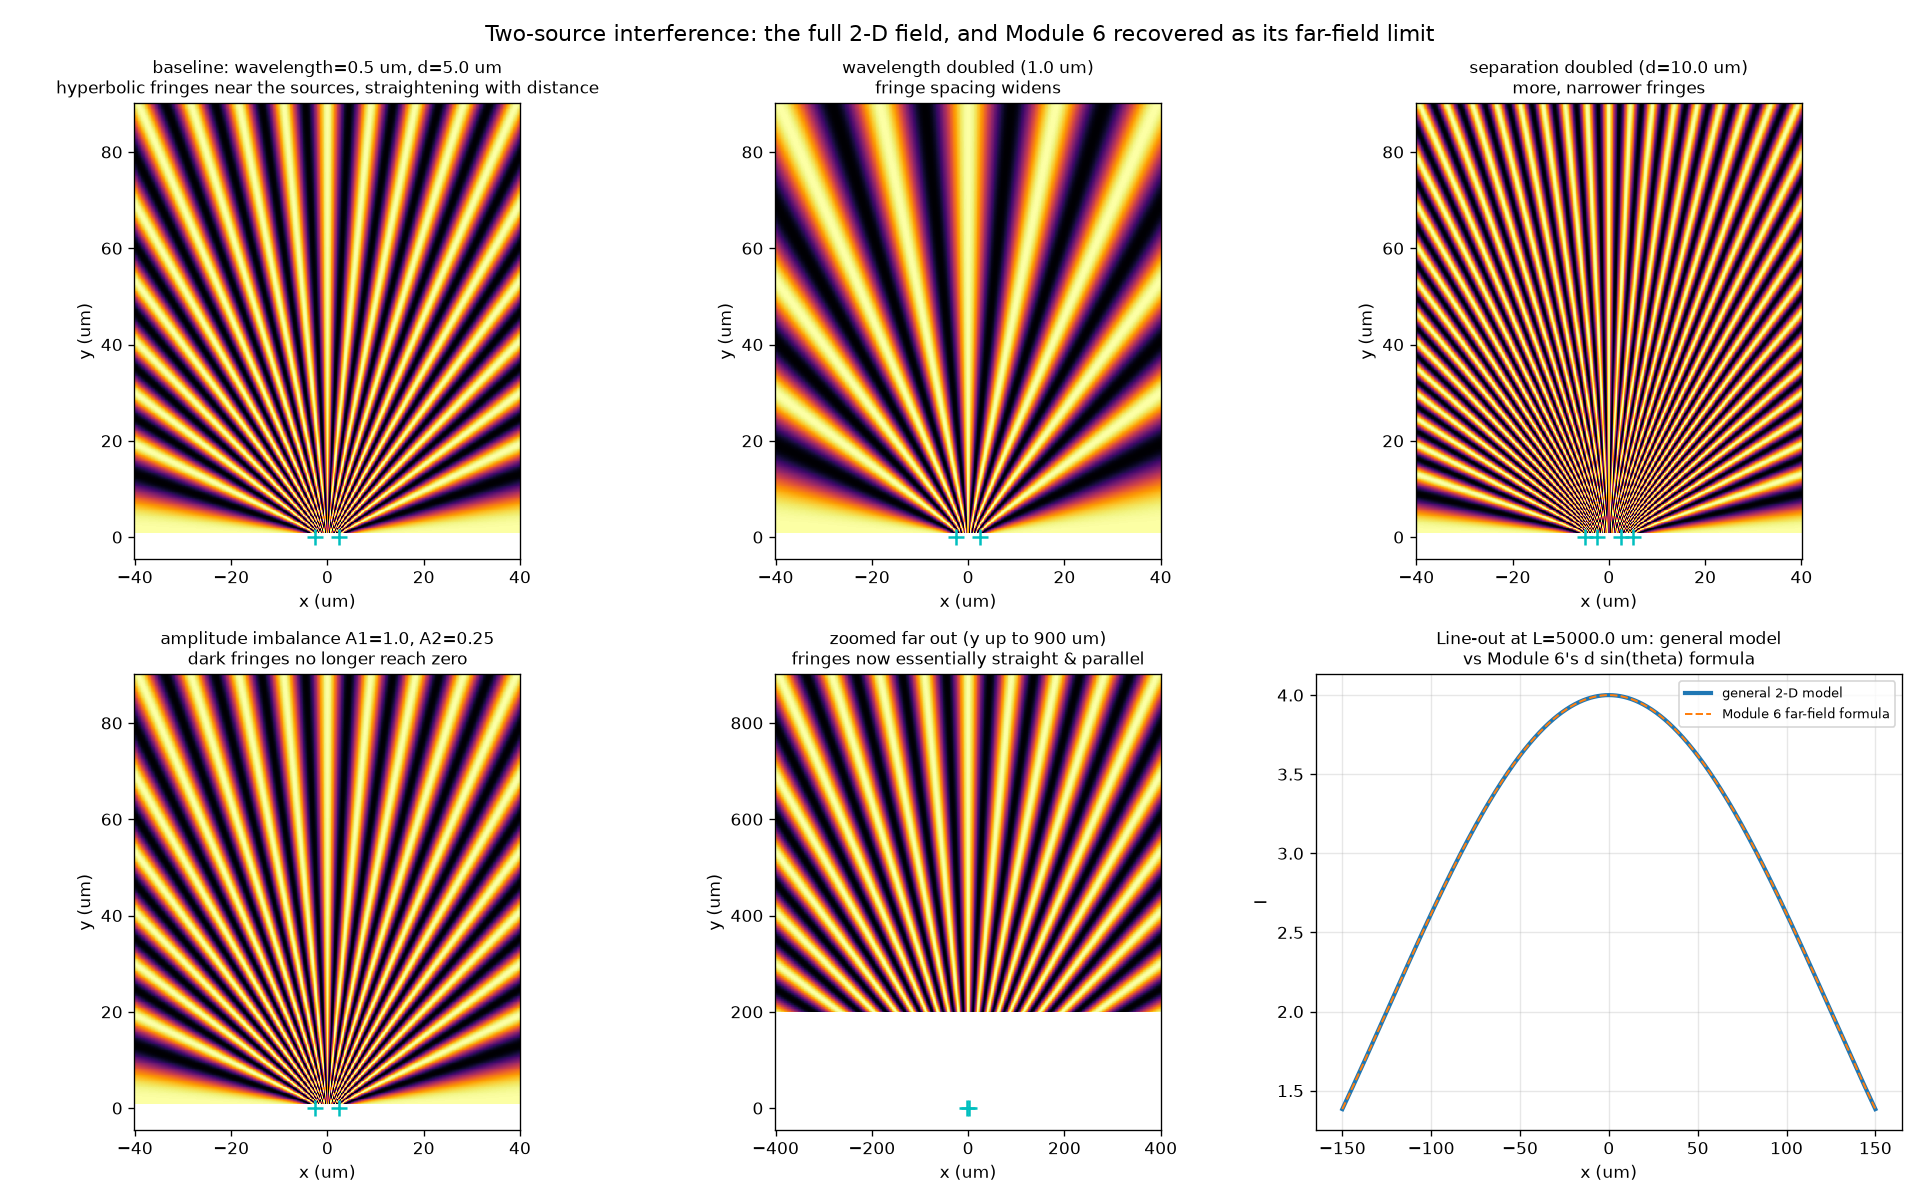

The Python source for this figure:
"""module-8 -- interference_revisited.py  (Computational Exercise: Interference Revisited)

Module 6's double_slit.py computed intensity along a distant screen, using the
FAR-FIELD path-difference approximation dL = d sin(theta) from the start. This
file builds the general two-wave model with no far-field assumption baked in,
then shows the far-field result falls out of it as a special case.

Two coherent point sources, complex amplitude nowhere in sight -- just

    E1 = A1 cos(k r1 - w t)          E2 = A2 cos(k r2 - w t)

r1, r2 the distances from each source to the field point (x, y): a genuine
2-D spatial field, valid arbitrarily close to the sources, not just on a
distant screen.

We never animate the w t oscillation. Time-averaging cos^2 over a cycle is
what turns a field into an INTENSITY, and it only needs the phase difference

    dphi(x, y) = k ( r2(x, y) - r1(x, y) )

    I = < (E1 + E2)^2 >_t = A1^2 + A2^2 + 2 A1 A2 cos(dphi)      (dropping the
                                                overall factor of 1/2 from
                                                <cos^2> = 1/2 -- a constant
                                                scale, not a physical effect)
"""

import numpy as np
import matplotlib.pyplot as plt

WAVELENGTH0 = 0.5     # um (500 nm, green light)
D0 = 5.0              # um, source separation
A1_0, A2_0 = 1.0, 1.0


# ---------------------------------------------------------------------------
# the general two-wave function -- no geometry baked in
# ---------------------------------------------------------------------------
def interference_pattern(A1, A2, phase_difference):
    """Time-averaged two-wave intensity (up to the overall 1/2 from <cos^2>)."""
    return A1**2 + A2**2 + 2.0 * A1 * A2 * np.cos(phase_difference)


# ---------------------------------------------------------------------------
# expand spatially: two point sources, r1(x,y), r2(x,y), dphi(x,y)
# ---------------------------------------------------------------------------
def two_source_field(X, Y, src1, src2, A1, A2, wavelength):
    r1 = np.hypot(X - src1[0], Y - src1[1])
    r2 = np.hypot(X - src2[0], Y - src2[1])
    k = 2.0 * np.pi / wavelength
    dphi = k * (r2 - r1)
    I = interference_pattern(A1, A2, dphi)
    return I, r1, r2, dphi


def make_grid(half_width, y_range, n=500):
    x = np.linspace(-half_width, half_width, n)
    y = np.linspace(*y_range, n)
    return x, y, *np.meshgrid(x, y)


# ---------------------------------------------------------------------------
# far-field closed form (Module 6's double_slit.py formula) -- for validation
# ---------------------------------------------------------------------------
def far_field_intensity(x, L, d, A1, A2, wavelength):
    """I(x) on a screen at distance L, using dL ~= d sin(theta) (Module 6)."""
    k = 2.0 * np.pi / wavelength
    sin_theta = x / np.hypot(x, L)
    return interference_pattern(A1, A2, k * d * sin_theta)


def main():
    src1 = (-D0 / 2, 0.0)
    src2 = (D0 / 2, 0.0)

    print("=" * 78)
    print("INTERFERENCE REVISITED -- the general 2-D two-source field")
    print("=" * 78)
    print(f"sources at x = +/-{D0/2} um (separation {D0} um), wavelength "
          f"{WAVELENGTH0} um, A1=A2={A1_0}")
    print()

    # -- validation: does the general model reduce to Module 6's far-field --
    L_far = 5000.0    # um; d^2/wavelength = 50 um, so L_far is ~100x that
    x_line = np.linspace(-200.0, 200.0, 2000)
    I_general, r1, r2, dphi = two_source_field(x_line, np.full_like(x_line, L_far),
                                               src1, src2, A1_0, A2_0, WAVELENGTH0)
    I_far = far_field_intensity(x_line, L_far, D0, A1_0, A2_0, WAVELENGTH0)
    rel_err = np.abs(I_general - I_far) / (I_general.max())
    print(f"VALIDATION against Module 6's far-field formula, at L = {L_far} um "
          f"(d^2/wavelength = {D0**2/WAVELENGTH0:.0f} um):")
    print(f"   max |I_general - I_farfield| / I_max = {rel_err.max():.2e}")
    print("   The exact two-source field and the d*sin(theta) approximation")
    print("   agree once you are far enough away -- Module 6 was the special")
    print("   case all along.")
    print()

    # -- fringe visibility with amplitude imbalance --------------------
    # evaluate interference_pattern directly at its true extrema (dphi=0,pi)
    # rather than searching a spatial line -- immune to fringe-sampling issues
    for A1, A2 in [(1.0, 1.0), (1.0, 0.5), (1.0, 0.2)]:
        I_max = interference_pattern(A1, A2, 0.0)
        I_min = interference_pattern(A1, A2, np.pi)
        V_measured = (I_max - I_min) / (I_max + I_min)
        V_formula = 2 * A1 * A2 / (A1**2 + A2**2)
        print(f"   A1={A1}, A2={A2}: visibility (Imax-Imin)/(Imax+Imin) = "
              f"{V_measured:.4f}  (formula 2 A1 A2 /(A1^2+A2^2) = {V_formula:.4f})")
    print()
    print("Unequal source strengths never fully cancel: the dark fringes rise")
    print("off zero, and visibility caps out below 1 -- exactly 2 A1 A2/(A1^2+A2^2).")
    print("=" * 78)

    _plot(src1, src2)


def _plot(src1, src2):
    fig, axes = plt.subplots(2, 3, figsize=(16, 10))

    def show(ax, x, y, X, Y, I, title, vmax=None):
        im = ax.pcolormesh(X, Y, I, cmap="inferno", shading="auto", vmax=vmax)
        for s in (src1, src2):
            ax.plot(*s, "c+", ms=10, mew=1.5)
        ax.set_xlabel("x (um)"); ax.set_ylabel("y (um)")
        ax.set_title(title, fontsize=10)
        ax.set_aspect("equal")
        return im

    # (0,0) baseline 2-D map: near-field curvature -> far-field straight fringes
    x, y, X, Y = make_grid(40, (1.0, 90.0))
    I, *_ = two_source_field(X, Y, src1, src2, A1_0, A2_0, WAVELENGTH0)
    show(axes[0, 0], x, y, X, Y, I,
        f"baseline: wavelength={WAVELENGTH0} um, d={D0} um\n"
        f"hyperbolic fringes near the sources, straightening with distance")

    # (0,1) wavelength doubled
    wl2 = 2 * WAVELENGTH0
    I2, *_ = two_source_field(X, Y, src1, src2, A1_0, A2_0, wl2)
    show(axes[0, 1], x, y, X, Y, I2, f"wavelength doubled ({wl2} um)\nfringe spacing widens")

    # (0,2) separation doubled
    src1b, src2b = (-D0, 0.0), (D0, 0.0)
    I3, *_ = two_source_field(X, Y, src1b, src2b, A1_0, A2_0, WAVELENGTH0)
    im3 = show(axes[0, 2], x, y, X, Y, I3, f"separation doubled (d={2*D0} um)\nmore, narrower fringes")
    for s in (src1b, src2b):
        axes[0, 2].plot(*s, "c+", ms=10, mew=1.5)

    # (1,0) amplitude imbalance
    I4, *_ = two_source_field(X, Y, src1, src2, 1.0, 0.25, WAVELENGTH0)
    show(axes[1, 0], x, y, X, Y, I4,
        "amplitude imbalance A1=1.0, A2=0.25\ndark fringes no longer reach zero")

    # (1,1) zoomed way out: the far-field regime, same angular framing
    xf, yf, Xf, Yf = make_grid(400, (200.0, 900.0))
    I5, *_ = two_source_field(Xf, Yf, src1, src2, A1_0, A2_0, WAVELENGTH0)
    show(axes[1, 1], xf, yf, Xf, Yf, I5,
        "zoomed far out (y up to 900 um)\nfringes now essentially straight & parallel")

    # (1,2) validation line-out vs Module 6 far-field formula
    ax = axes[1, 2]
    L_far = 5000.0
    x_line = np.linspace(-150, 150, 1000)
    I_gen, *_ = two_source_field(x_line, np.full_like(x_line, L_far), src1, src2,
                                 A1_0, A2_0, WAVELENGTH0)
    I_ff = far_field_intensity(x_line, L_far, D0, A1_0, A2_0, WAVELENGTH0)
    ax.plot(x_line, I_gen, lw=2.5, label="general 2-D model")
    ax.plot(x_line, I_ff, "--", lw=1.2, label="Module 6 far-field formula")
    ax.set_xlabel("x (um)"); ax.set_ylabel("I")
    ax.set_title(f"Line-out at L={L_far} um: general model\nvs Module 6's "
                 f"d sin(theta) formula", fontsize=10)
    ax.legend(fontsize=8); ax.grid(True, alpha=0.3)

    fig.suptitle("Two-source interference: the full 2-D field, and Module 6 "
                 "recovered as its far-field limit", fontsize=13)
    fig.tight_layout()
    fig.savefig("interference_revisited.png", dpi=120)


if __name__ == "__main__":
    main()
    plt.show()
